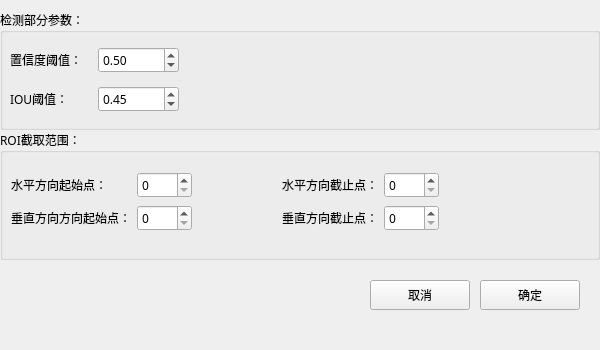
<?xml version="1.0" encoding="UTF-8"?>
<ui version="4.0">
 <class>Form</class>
 <widget class="QWidget" name="Form">
  <property name="geometry">
   <rect>
    <x>0</x>
    <y>0</y>
    <width>600</width>
    <height>350</height>
   </rect>
  </property>
  <property name="windowTitle">
   <string>Form</string>
  </property>
  <widget class="QGroupBox" name="groupBox_2">
   <property name="geometry">
    <rect>
     <x>0</x>
     <y>130</y>
     <width>600</width>
     <height>130</height>
    </rect>
   </property>
   <property name="font">
    <font>
     <family>Microsoft YaHei</family>
    </font>
   </property>
   <property name="title">
    <string>ROI截取范围：</string>
   </property>
   <widget class="QWidget" name="layoutWidget">
    <property name="geometry">
     <rect>
      <x>11</x>
      <y>41</y>
      <width>428</width>
      <height>61</height>
     </rect>
    </property>
    <layout class="QGridLayout" name="gridLayout_2">
     <item row="0" column="0">
      <widget class="QLabel" name="label_4">
       <property name="font">
        <font>
         <family>Microsoft YaHei</family>
        </font>
       </property>
       <property name="text">
        <string>水平方向起始点：</string>
       </property>
      </widget>
     </item>
     <item row="0" column="1">
      <widget class="QSpinBox" name="spinBox">
       <property name="maximum">
        <number>2000</number>
       </property>
       <property name="singleStep">
        <number>1</number>
       </property>
      </widget>
     </item>
     <item row="0" column="2">
      <spacer name="horizontalSpacer">
       <property name="orientation">
        <enum>Qt::Horizontal</enum>
       </property>
       <property name="sizeHint" stdset="0">
        <size>
         <width>40</width>
         <height>20</height>
        </size>
       </property>
      </spacer>
     </item>
     <item row="0" column="3">
      <widget class="QLabel" name="label_5">
       <property name="font">
        <font>
         <family>Microsoft YaHei</family>
        </font>
       </property>
       <property name="text">
        <string>水平方向截止点：</string>
       </property>
      </widget>
     </item>
     <item row="0" column="4">
      <widget class="QSpinBox" name="spinBox_2">
       <property name="maximum">
        <number>2000</number>
       </property>
      </widget>
     </item>
     <item row="1" column="0">
      <widget class="QLabel" name="label_6">
       <property name="font">
        <font>
         <family>Microsoft YaHei</family>
        </font>
       </property>
       <property name="text">
        <string>垂直方向方向起始点：</string>
       </property>
      </widget>
     </item>
     <item row="1" column="1">
      <widget class="QSpinBox" name="spinBox_3">
       <property name="maximum">
        <number>2000</number>
       </property>
      </widget>
     </item>
     <item row="1" column="2">
      <spacer name="horizontalSpacer_2">
       <property name="orientation">
        <enum>Qt::Horizontal</enum>
       </property>
       <property name="sizeHint" stdset="0">
        <size>
         <width>40</width>
         <height>20</height>
        </size>
       </property>
      </spacer>
     </item>
     <item row="1" column="3">
      <widget class="QLabel" name="label_7">
       <property name="font">
        <font>
         <family>Microsoft YaHei</family>
        </font>
       </property>
       <property name="text">
        <string>垂直方向截止点：</string>
       </property>
      </widget>
     </item>
     <item row="1" column="4">
      <widget class="QSpinBox" name="spinBox_4">
       <property name="maximum">
        <number>2000</number>
       </property>
      </widget>
     </item>
    </layout>
   </widget>
  </widget>
  <widget class="QPushButton" name="pushButton_2">
   <property name="geometry">
    <rect>
     <x>480</x>
     <y>280</y>
     <width>100</width>
     <height>30</height>
    </rect>
   </property>
   <property name="text">
    <string>确定</string>
   </property>
  </widget>
  <widget class="QGroupBox" name="groupBox">
   <property name="geometry">
    <rect>
     <x>0</x>
     <y>10</y>
     <width>600</width>
     <height>120</height>
    </rect>
   </property>
   <property name="font">
    <font>
     <family>Microsoft YaHei</family>
    </font>
   </property>
   <property name="title">
    <string>检测部分参数：</string>
   </property>
   <widget class="QWidget" name="layoutWidget_2">
    <property name="geometry">
     <rect>
      <x>10</x>
      <y>30</y>
      <width>169</width>
      <height>79</height>
     </rect>
    </property>
    <layout class="QGridLayout" name="gridLayout">
     <item row="1" column="1">
      <widget class="QDoubleSpinBox" name="doubleSpinBox_2">
       <property name="maximum">
        <double>1.000000000000000</double>
       </property>
       <property name="singleStep">
        <double>0.010000000000000</double>
       </property>
       <property name="value">
        <double>0.450000000000000</double>
       </property>
      </widget>
     </item>
     <item row="0" column="0">
      <widget class="QLabel" name="label">
       <property name="font">
        <font>
         <family>Microsoft YaHei</family>
        </font>
       </property>
       <property name="text">
        <string>置信度阈值：</string>
       </property>
      </widget>
     </item>
     <item row="1" column="0">
      <widget class="QLabel" name="label_2">
       <property name="font">
        <font>
         <family>Microsoft YaHei</family>
        </font>
       </property>
       <property name="text">
        <string>IOU阈值：</string>
       </property>
      </widget>
     </item>
     <item row="0" column="1">
      <widget class="QDoubleSpinBox" name="doubleSpinBox">
       <property name="maximum">
        <double>1.000000000000000</double>
       </property>
       <property name="singleStep">
        <double>0.050000000000000</double>
       </property>
       <property name="value">
        <double>0.500000000000000</double>
       </property>
      </widget>
     </item>
    </layout>
   </widget>
  </widget>
  <widget class="QPushButton" name="pushButton">
   <property name="geometry">
    <rect>
     <x>370</x>
     <y>280</y>
     <width>100</width>
     <height>30</height>
    </rect>
   </property>
   <property name="text">
    <string>取消</string>
   </property>
  </widget>
 </widget>
 <resources/>
 <connections/>
</ui>
